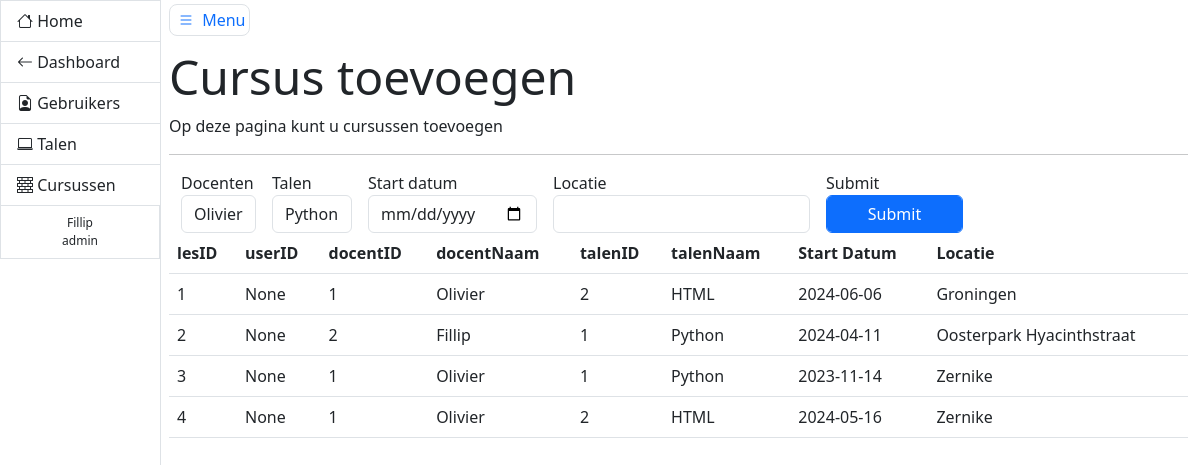
The app's page /admin/add/ (signed in) with its own data.
### models.py (models this page shows, shortened)
class User(db.Model, UserMixin):
    __tablename__ = 'users'
    id = db.Column(db.Integer, primary_key=True, autoincrement=True)
    email = db.Column(db.String(), nullable=False, unique=True)
    username = db.Column(db.String(), nullable=False, unique=True)
    role = db.Column(db.String(), nullable=False, default='user')
    password_hash = db.Column(db.String(128))

class Lessen(db.Model):
    lesID = db.Column(db.Integer, primary_key=True, autoincrement=True)
    userID = db.Column(db.Integer, db.ForeignKey('users.id'), nullable=True)
    docentID = db.Column(db.Integer, db.ForeignKey('users.id'))
    talenID = db.Column(db.Integer, db.ForeignKey('talen.id'), nullable=False)
    startDatum = db.Column(db.Date, nullable=True)
    locatie = db.Column(db.String(), nullable=False)

class Talen(db.Model):
    id = db.Column(db.Integer, primary_key=True, autoincrement=True)
    name = db.Column(db.String(), nullable=False, unique=True)
    lessen = relationship("Lessen", cascade="all, delete-orphan")

### admin/views.py (the view, shortened to what this page needs)
@admin_blueprint.route('/add/', methods=['GET', 'POST'])
@login_required
@admin_required
def add():
    form = CreateCursus()
    namen = db.session.query(User.id, User.username).filter(User.role == 'admin').all()
    talen = db.session.query(Talen.id, Talen.name).all()
    cursussen = Lessen.query.all()
    form.docenten.choices = [(f'{naam[0]}', naam[1]) for naam in namen]
    form.talen.choices = [(f'{talen[0]}', talen[1]) for talen in talen]
    talendict = {}
    docentendict = {}
    for talen in form.talen.choices:
        talendict[int(talen[0])] = talen[1]
    for docent in form.docenten.choices:
        docentendict[int(docent[0])] = docent[1]
    print(form.docenten.choices)
    return render_template('formtest.html', form=form, cursussen=cursussen, talendict=talendict,
                           docentendict=docentendict)

### admin/forms.py
class CreateCursus(FlaskForm):
    docenten = SelectField('Docenten', validators=[DataRequired()], choices=[], validate_choice=False)
    talen = SelectField('Talen', validators=[DataRequired()], choices=[], validate_choice=False)
    locatie = StringField('Locatie', validators=[DataRequired()])
    datum = DateField('Start datum', validators=[DataRequired()], format='%Y-%m-%d')
    submit = SubmitField('Submit')

### __init__.py (called while the page is built)
@login_manager.user_loader
def get_user(user_id):
    try:
        return User.query.get(int(user_id))
    except:
        return None

### admin/templates/formtest.html (shortened to what this page needs)
{% extends 'adminbase.html' %}
{% block header %}
    <h5 class="display-5">Cursus toevoegen</h5>
{% endblock %}
{% block bheader %}
    <p>Op deze pagina kunt u cursussen toevoegen</p>
{% endblock %}
{% block content %}
    <div class="container">
        <div class="row">
            <form method="post">
                <div class="row g-3 align-items-center">
                    <div class="col-auto">
                        {{ form.docenten.label }}
                        {{ form.docenten(class_='form-control') }}
                    </div>
                    <div class="col-auto">
                        {{ form.talen.label }}
                        {{ form.talen(class_='form-control') }}
                    </div>
                    <div class="col-auto">
                        {{ form.datum.label }}
                        {{ form.datum(class_='form-control') }}
                    </div>
                    <div class="col-auto">
                        {{ form.locatie.label }}
                        {{ form.locatie(class_='form-control') }}
                    </div>
                    <div class="col-auto">
                        {{ form.submit.label }}
                        {{ form.submit(class_='btn btn-primary form-control') }}
                    </div>
                </div>
            </form>
        </div>
    </div>
    <table class="table">
        <thead>
        <tr>
            <th scope="col">lesID</th>
            <th scope="col">userID</th>
            <th scope="col">docentID</th>
            <th scope="col">docentNaam</th>
            <th scope="col">talenID</th>
            <th scope="col">talenNaam</th>
            <th scope="col">Start Datum</th>
            <th scope="col">Locatie</th>
        </tr>
        </thead>
        <tbody>
        {% for cursus in cursussen %}
            <tr>
                <td>{{ cursus.lesID }}</td>
                <td>{{ cursus.userID }}</td>
                <td>{{ cursus.docentID }}</td>
                <td>{{ docentendict[cursus.docentID] }}</td>
                <td>{{ cursus.talenID }}</td>
                <td>{{ talendict[cursus.talenID] }}</td>
                <td>{{ cursus.startDatum }}</td>
                <td>{{ cursus.locatie }}</td>
            </tr>
        {% endfor %}
        </tbody>
    </table>
{% endblock %}

### admin/templates/adminbase.html (shortened to what this page needs)
<!DOCTYPE html>
<html lang="en">
<head>
    <link href="{{ url_for('static', filename='css/main.css') }}" rel="stylesheet">
    <link href="https://cdn.jsdelivr.net/npm/bootstrap@5.3.0-alpha1/dist/css/bootstrap.min.css" rel="stylesheet">
</head>
<body>
<div class="container-fluid">
    <div class="row flex-nowrap">
        <div class="col-auto px-0">
            <div id="sidebar" class="collapse collapse-horizontal show border-end">
                <div id="sidebar-nav" class="list-group border-0 rounded-0 text-sm-start min-vh-100">
                    <a href="{{ url_for('index') }}" class="list-group-item border-end-0 d-inline-block text-truncate" data-bs-parent="#sidebar"><i class="bi bi-house"></i> <span>Home</span> </a>
                    <a href="{{ url_for('dashboard.dashboard') }}" class="list-group-item border-end-0 d-inline-block text-truncate" data-bs-parent="#sidebar"><i class="bi bi-arrow-left"></i> <span>Dashboard</span> </a>
                    <a href="{{ url_for('admin.gebruikers') }}" class="list-group-item border-end-0 d-inline-block text-truncate" data-bs-parent="#sidebar"><i class="bi bi-file-earmark-person"></i> <span>Gebruikers</span></a>
                    <a href="{{ url_for('admin.taal') }}" class="list-group-item border-end-0 d-inline-block text-truncate" data-bs-parent="#sidebar"><i class="bi bi-laptop"></i> <span>Talen</span></a>
                    <a href="{{ url_for('admin.add') }}" class="list-group-item border-end-0 d-inline-block text-truncate" data-bs-parent="#sidebar"><i class="bi bi-bricks"></i> <span>Cursussen</span></a>
                    {% if current_user.is_authenticated %}
                    <p class="copyright list-group-item d-inline-block text-truncate">{{ current_user.username }} <br> {{ current_user.role }}</p>
                    {% endif %}
                </div>
            </div>
        </div>
        <main class="col ps-md-2 pt-2">
            <a href="#" data-bs-target="#sidebar" data-bs-toggle="collapse" class="border rounded-3 p-1 text-decoration-none"><i class="bi bi-list bi-lg py-2 p-1"></i> Menu</a>
            <div class="page-header pt-3">
                {% block header %}
                {% endblock %}
            </div>
            {% block bheader %}
            {% endblock %}
            <hr>
            <div class="row">
                <div class="col-12">
                    {% block content %}
                    {% endblock %}
                </div>
            </div>
        </main>
    </div>
</div>
</body>
</html>

### static/css/main.css (style rules this page uses)
html { position: relative; min-height: 100%; }
#sidebar-nav { width: 160px; }
#sidebar { position: relative; }
.copyright { background-color: #f8f9fa; color: #6c757d; font-size: 12px; padding: 5px 10px; border-top: 1px solid #dee2e6; width: 100%; text-align: center; }

### records on screen
User: username "Fillip", role "admin"
Lessen: lesID "1", userID "None", docentID "1", docentID.username "Olivier", talenID "2", talenID.name "HTML", startDatum "2024-06-06", locatie "Groningen"
Lessen: lesID "2", userID "None", docentID "2", docentID.username "Fillip", talenID "1", talenID.name "Python", startDatum "2024-04-11", locatie "Oosterpark Hyacinthstraat"
Lessen: lesID "3", userID "None", docentID "1", docentID.username "Olivier", talenID "1", talenID.name "Python", startDatum "2023-11-14", locatie "Zernike"
Lessen: lesID "4", userID "None", docentID "1", docentID.username "Olivier", talenID "2", talenID.name "HTML", startDatum "2024-05-16", locatie "Zernike"
